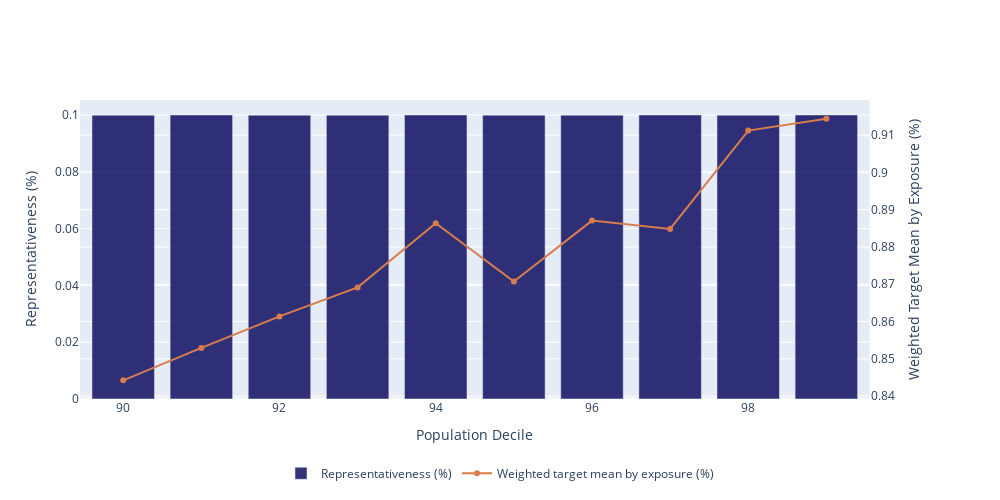

Write notebook code for a chart like this one.
### Code cell
plot_target_vs_score(y_val, y_pred, quantiles=100, lower_limit=90)

### Figure 1 — Plotly figure (JSON) as saved in the notebook; plotly's stock layout.template omitted (floating-point values rounded to 4 significant figures)
{"data": [{"marker": {"color": "rgba(0, 0, 87, .8)"}, "name": "Representativeness (%)", "type": "bar", "x": [90, 91, 92, 93, 94, 95, 96, 97, 98, 99], "xaxis": "x", "y": [0.09997, 0.1, 0.09997, 0.09997, 0.1, 0.09997, 0.09997, 0.1, 0.09997, 0.1], "yaxis": "y"}, {"marker": {"color": "rgb(216, 125, 77)"}, "name": "Weighted target mean by exposure (%)", "type": "scatter", "x": [90, 91, 92, 93, 94, 95, 96, 97, 98, 99], "xaxis": "x", "y": [0.8442, 0.8529, 0.8614, 0.8692, 0.8864, 0.8707, 0.8871, 0.8848, 0.9112, 0.9144], "yaxis": "y2"}], "layout": {"height": 500, "legend": {"orientation": "h", "x": 0.5, "xanchor": "center", "y": -0.2}, "width": 1000, "xaxis": {"anchor": "y", "domain": [0, 0.94], "title": {"text": "Population Decile"}}, "yaxis": {"anchor": "x", "domain": [0, 1], "title": {"text": "Representativeness (%)"}}, "yaxis2": {"anchor": "x", "overlaying": "y", "side": "right", "title": {"text": "Weighted Target Mean by Exposure (%)"}}}}
